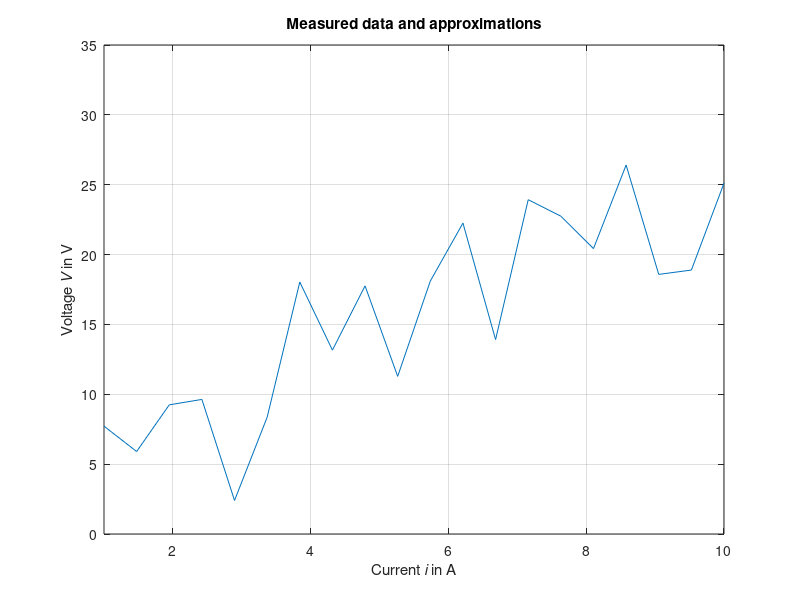
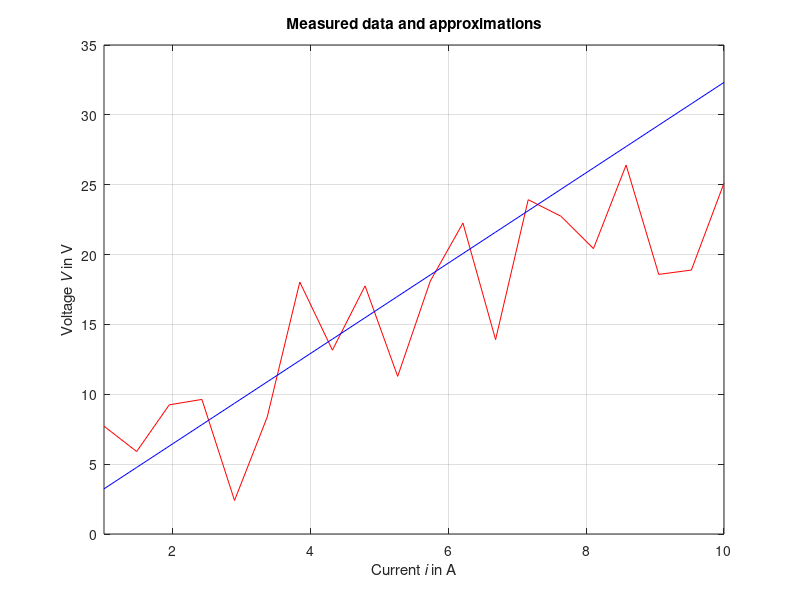
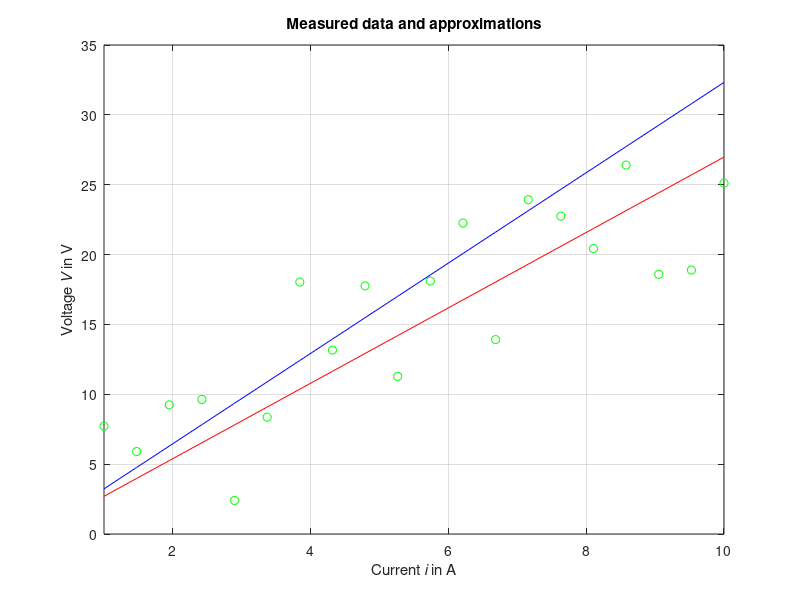
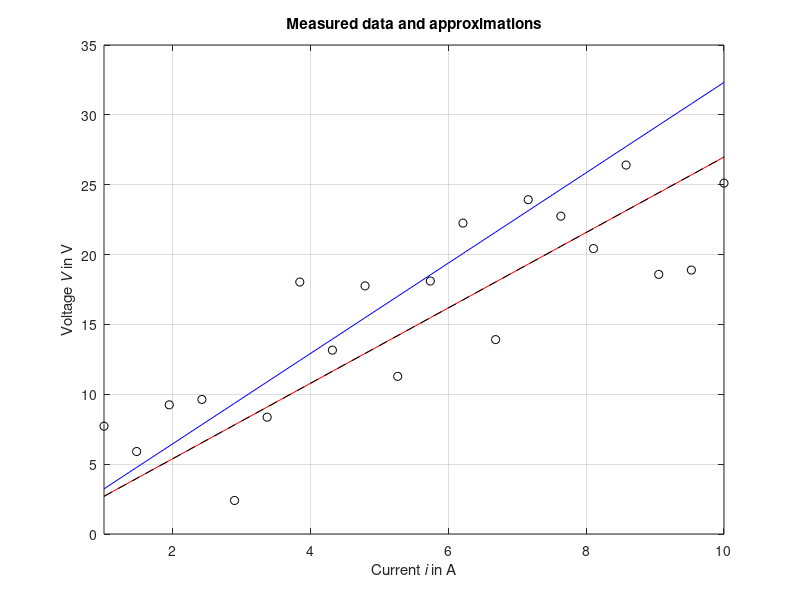

Here is the MATLAB script that generated these plots, in order:
clc
clear all
close all

load resistor_data_1.mat
N = length(i);
%%
figure,
plot(i,V)
axis([min(i),max(i),0,35]), grid, title('Measured data and approximations'),
xlabel('Current{\it i} in A'), ylabel('Voltage{\it V} in V'),

%%

R_SM = mean(V./i);

V_SM = R_SM*i;

%%
figure,
plot(i,V,'r',i,V_SM,'-b')
axis([min(i),max(i),0,35]), grid, title('Measured data and approximations'),
xlabel('Current{\it i} in A'), ylabel('Voltage{\it V} in V'),

%% Estimation Using LS
Phi = i;
R_LS = Phi\V
A = pinv(Phi);
sigma_e = 5;
sigma_ee = sigma_e^2*eye(N);
sigma_R_LS = pinv(Phi)*sigma_ee*pinv(Phi)';
%%
V_LS = R_LS*i;
figure, plot(i,V,'og', i,V_SM,'-b', i,V_LS,'-r'),
axis([min(i),max(i),0,35]), grid, title('Measured data and approximations'),
xlabel('Current{\it i} in A'), ylabel('Voltage{\it V} in V'),
%% Gaussian

R_GM = inv(Phi'*inv(sigma_ee)*Phi)*Phi'*inv(sigma_ee)*V
Sigma_R_GM = inv(Phi'*inv(sigma_ee)*Phi)

V_GM = R_GM*i;
figure, plot(i,V,'ok', i,V_SM,'-b', i,V_LS,'-r', i,V_GM,'--k'),
axis([min(i),max(i),0,35]), grid, title('Measured data and approximations'),
xlabel('Current{\it i} in A'), ylabel('Voltage{\it V} in V')
%% Bysian method


R_bar = R_GM; % Try also with R_GM
Sigma_RR = [10, 1, 0.1, 0.01];
V_bar = R_bar*i;
for k=1:length(Sigma_RR),
    Sigma_VV = Sigma_RR(k)* i*i' + sigma_ee;
    Sigma_RV = Sigma_RR(k)*i';
    R_B(k) = R_bar + Sigma_RV * inv(Sigma_VV) * (V-V_bar);
    Sigma_R_B(k) = Sigma_RV * inv(Sigma_VV) * Sigma_RV';
    Sigma_R_minus_R_B(k) = Sigma_RR(k) - Sigma_R_B(k);
    V_B(:,k) = R_B(k)*i;
end
Sigma_RR, R_B, Sigma_R_B, Sigma_R_minus_R_B

%%
    
